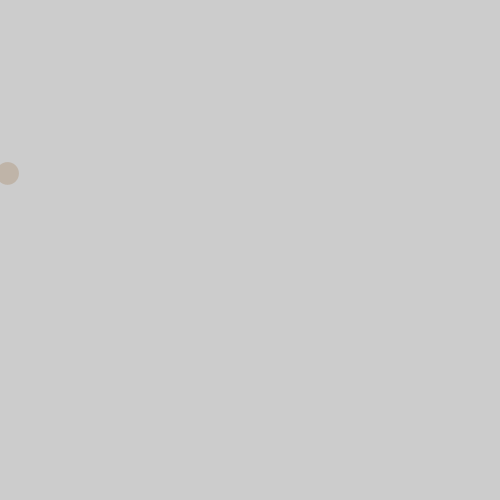
Frame 1 (no input)
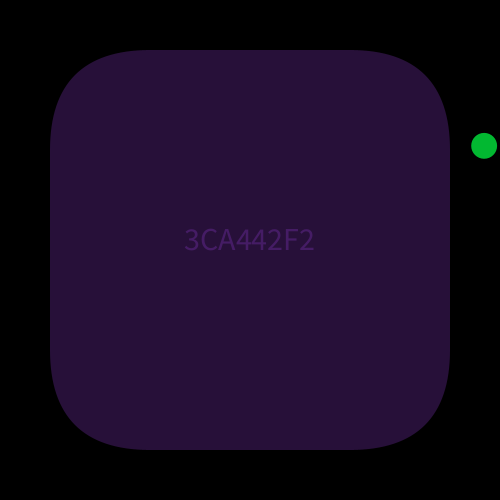
Frame 60 (the mouse pressed at the canvas centre just before this capture)
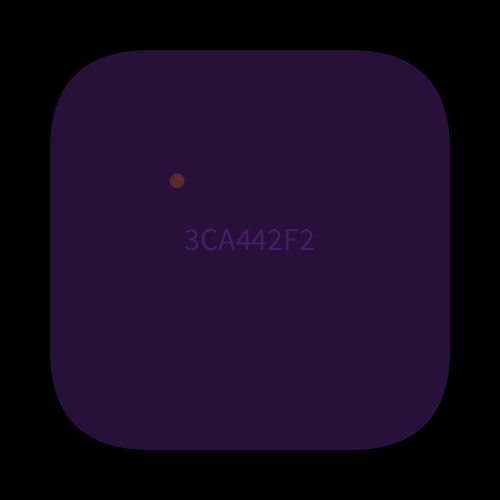
Frame 120 (the mouse held since frame 60 and released just before this capture)

The Processing sketch that drew these frames (run headless with seeded random() and noise(); from frame 60 on, the mouse is pressed at the canvas centre):

// Processing sketch: keycodesNclrs
// ── keycodesNclrs.pde
color c;
color d;
color e;
boolean loopit=true;

//--------------------------
  void setup(){
  size(500,500);
  noStroke();
  rectMode(CENTER);
  textSize(32);
  textAlign(CENTER);
  c=color(random(255),random(255),random(255),random(255));
  d=color(random(255),random(255),random(255));
  e=color(256-red(d),256-green(d),256-blue(d));
}
//-------------------------------
void draw(){
  if (frameCount%10==0 && loopit){
  background(0,10);
  fill(c);
  //stroke
  text(hex(c),width/2,height/2,-30);
  rect(width/2,height/2,400,400,100,100,100,100);
  }
  fill(random(255),random(255),random(255),random(255));
  circle(random(width),random(height),random(50));
}
//-------------------------------
void keyPressed(){
  fill(d);
  circle(width/2,height/2,100);
  fill(e);
  text(keyCode,width/2,height/2);
  loopit=false;
  
}

void keyReleased(){
  loopit=true;
  c=color(random(255),random(255),random(255),random(255));
  d=color(random(255),random(255),random(255));
  e=color(256-red(d),256-green(d),256-blue(d));
}
